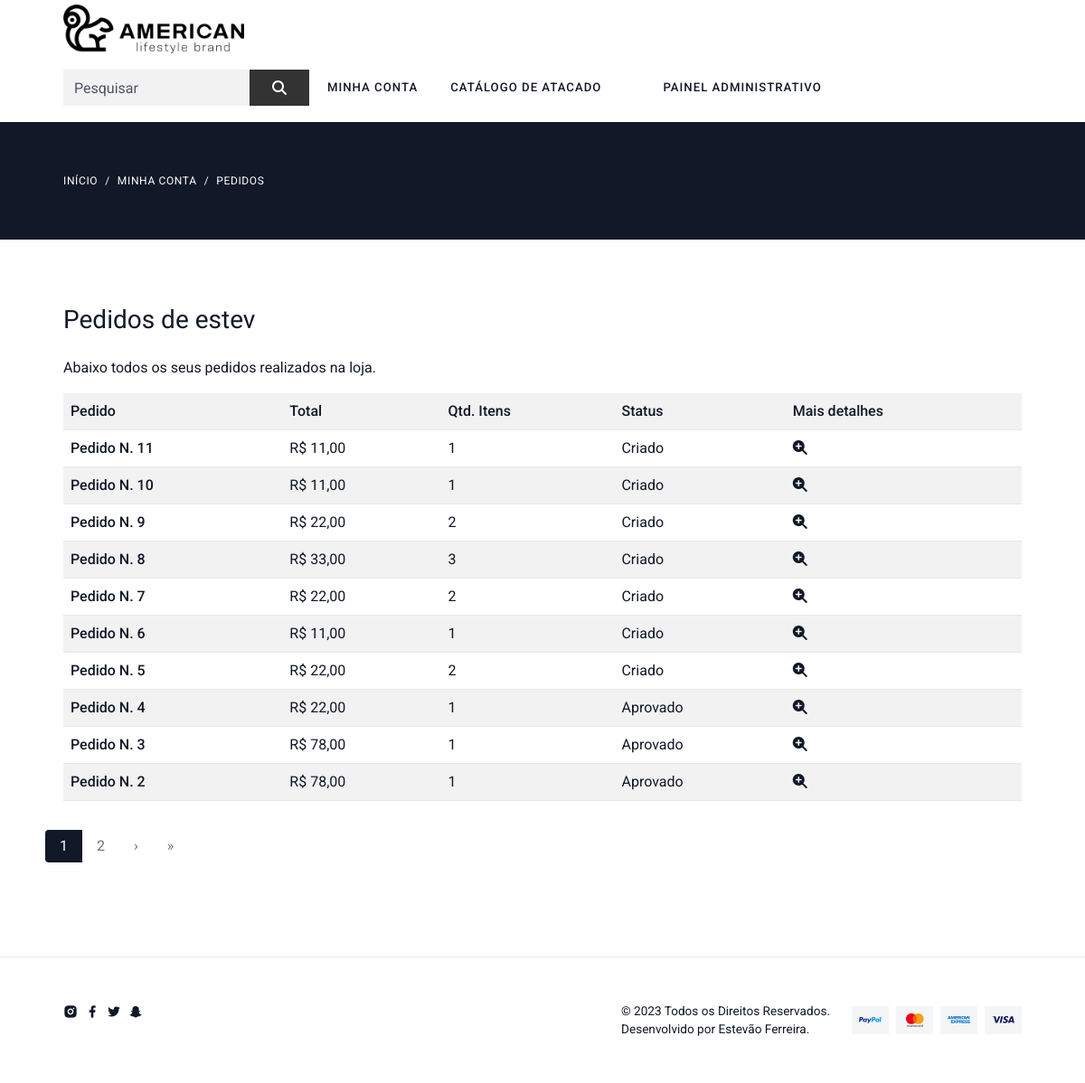
Before: /pedido/lista/ (signed in) with the older database file.
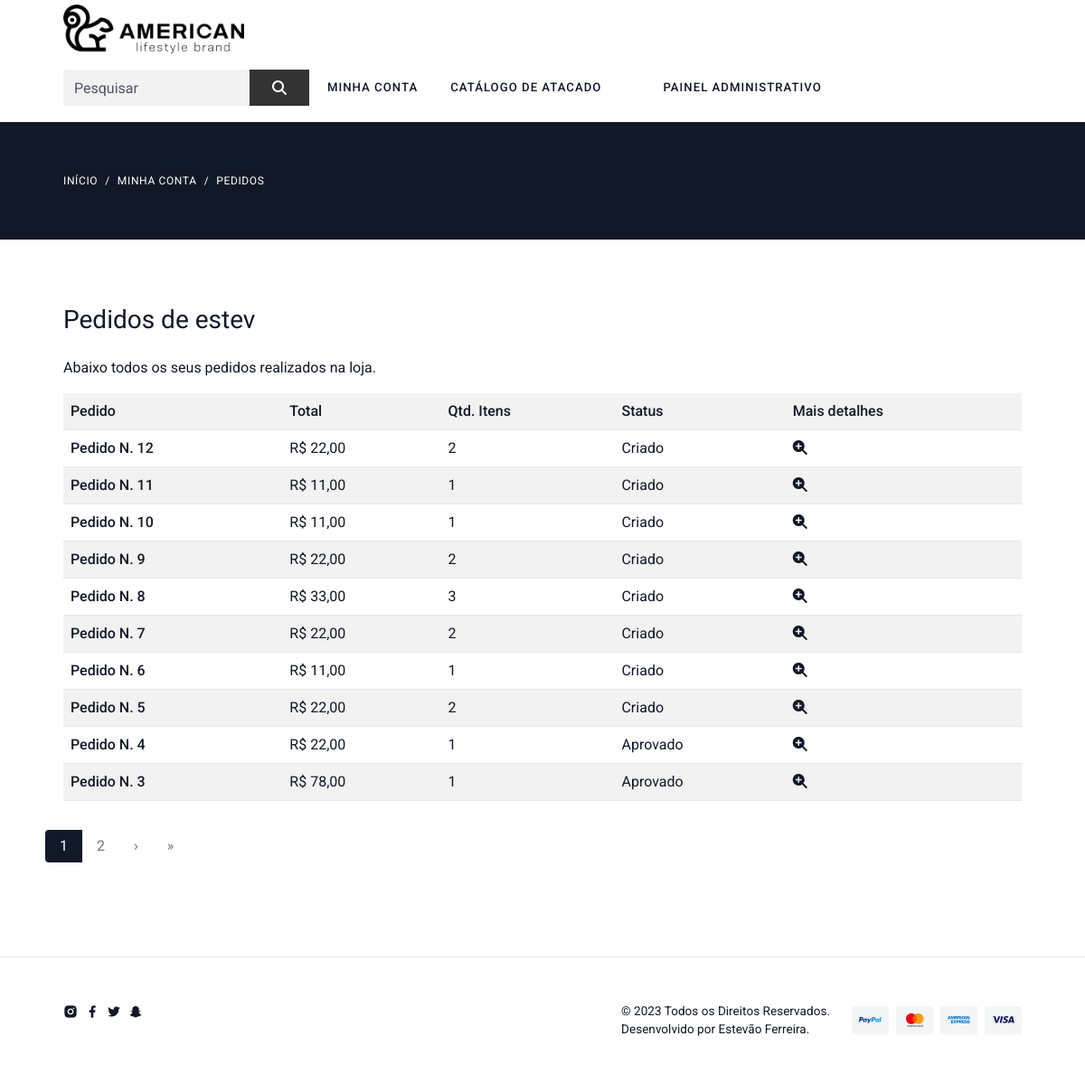
After: the same page with the newer database file.
### pedido/models.py (models this page shows, shortened)
class Pedido(models.Model):
    usuario = models.ForeignKey(User, on_delete=models.CASCADE)
    total = models.FloatField()
    qtd_total = models.PositiveIntegerField()
    status = models.CharField(
        default="C",
        max_length=1,
        choices=(
            ('C', 'Criado'),
            ('A', 'Aprovado'),
        )
    )
    data = models.DateField(default=timezone.now,
                            verbose_name='Data do pedido')
    pagamento = models.CharField(
        default="C",
        max_length=1,
        choices=(
            ('C', 'Cartão'),
            ('D', 'Dinheiro'),
        )
    )
    vendedor = models.ForeignKey(
        Vendedor, on_delete=models.CASCADE, blank=True, null=True)
    def __str__(self):
        return f'Pedido N. {self.pk}'

### pedido/views.py (the view)
# urls.py: path('lista/', views.Lista.as_view(), name='lista'),
class Lista(DispatchLoginRequiredMixin, ListView):
    model = Pedido
    context_object_name = 'pedidos'
    template_name = 'pedido/lista.html'
    paginate_by = 10
    ordering = ['-id']
    def get_context_data(self, **kwargs):
        context = super().get_context_data(**kwargs)
        context['categorias'] = models.Categoria.objects.all()
        return context

### pedido/views.py (called while the page is built)
    def dispatch(self, *args, **kwargs):
        if not self.request.user.is_authenticated:
            return redirect('perfil:criar')
        return super().dispatch(*args, **kwargs)

    def get_queryset(self, *args, **kwargs):
        qs = super().get_queryset(*args, **kwargs)
        qs = qs.filter(usuario=self.request.user)
        return qs

### produto/templatetags/omfilters.py (called while the page is built)
@register.filter
def formata_preco(val):
    return utils.formata_preco(val)

### utils/utils.py (called while the page is built)
def formata_preco(val):
    return f'R$ {val:.2f}'.replace('.', ',')

### pedido/templates/pedido/lista.html (shortened to what this page needs)
{% extends 'base.html' %}
{% load omfilters %}
{% block conteudo %}
<section class="mt-0 ">
    <div class="bg-dark py-6">
        <div class="container-fluid">
            <nav class="m-0" aria-label="breadcrumb">
                <ol class="breadcrumb m-0">
                    <li class="breadcrumb-item breadcrumb-light"><a>Início</a></li>
                    <li class="breadcrumb-item breadcrumb-light"><a>Minha conta</a></li>
                    <li class="breadcrumb-item  breadcrumb-light active" aria-current="page">Pedidos</li>
                </ol>
            </nav>
        </div>
    </div>
    <div class="container-fluid mt-5">
        <div class="row">
            <div class="col">
                <br>
                <h3 class="mb-4">Pedidos de {{ user }}</h3>
                <p>Abaixo todos os seus pedidos realizados na loja.</p>
                <div class="table-responsive">
                    <table class="table table-striped">
                        <tr>
                            <th scope="col">Pedido</th>
                            <th scope="col">Total</th>
                            <th scope="col">Qtd. Itens</th>
                            <th scope="col">Status</th>
                            <th scope="col">Mais detalhes</th>
                        </tr>
                        {% for pedido in pedidos %}
                        <tr>
                            <th scope="row">{{ pedido }}</td>
                            <td>{{ pedido.total|formata_preco }}</td>
                            <td>{{ pedido.qtd_total }}</td>
                            <td>{{ pedido.get_status_display }}</td>
                            <td>
                                <a href="{% url 'pedido:detalhe' pedido.id %}">
                                    <i class="fa fa-search-plus ml-2"></i>
                                </a>
                            </td>
                        </tr>
                        {% endfor %}
                    </table>
                </div>
            </div>
        </div>
        {% include 'parciais/_pagination.html' %}
    </div>
</section>
{% endblock %}

### templates/base.html (shortened to what this page needs)
<!doctype html>
<html lang="pt-BR">
<head>
    {% include 'parciais/_head.html' %}
</head>
<body>
    {% include 'parciais/_nav.html' %}
        {% block conteudo %}{% endblock %}
    {% include 'parciais/_footer.html' %}
</body>
</html>

### templates/parciais/_head.html (shortened to what this page needs)
{% load static %}
<link rel="stylesheet" href="{% static 'css/libs.bundle.css'%}" />
<link rel="stylesheet" href="{% static 'css/theme.bundle.css'%}" />

### templates/parciais/_nav.html (shortened to what this page needs)
{% load omfilters %}
{% load static %}
<div class="container-fluid">
    <div class="w-100">
        <div class="d-flex justify-content-between align-items-center flex-wrap">
            <a class="navbar-brand fw-bold fs-3 m-0 p-0 flex-shrink-0 order-0" href="{% url 'produto:lista' %}">
                <div class="d-flex align-items-center">
                    <picture class="d-block ">
                        <img class="img-fluid" src="{% static 'images/logos/logoab.png'%}"
                            style="width: 200px; margin-top: 05px;" alt="HTML Bootstrap Template by Pixel Rocket">
                    </picture>
                </div>
            </a>
            <ul class="list-unstyled mb-0 d-flex align-items-center order-1 order-lg-2 nav-sidelinks">
                <li class="d-none d-sm-block">
                    <form class="input-group" method="GET" action="{% url 'produto:busca' %}">
                        <input name="termo" value="{{ request.GET.termo }}" class="form-control  border-0"
                            placeholder="Pesquisar" style="background-color: #f2f2f2; height: 40px;">
                        <div class="input-group-append">
                            <button class="btn btn-secondary py-0 " type="submit"
                                style="background-color: #333; border-color: #333; height: 40px;">
                                <i class="fa fa-search"></i>
                            </button>
                        </div>
                    </form>
                </li>
                {% if request.user.is_authenticated %}
                <li class="ms-1 d-inline-block position-relative dropdown-cart">
                    <button class="nav-link me-0 disable-child-pointer border-0 p-0 bg-transparent text-body"
                        type="button">
                        Minha conta
                    </button>
                </li>
                <li class="ms-1 d-none d-lg-inline-block">
                    <a class="nav-link text-body" href="{% url 'cliente:codigo_acesso' %}">
                        Catálogo de atacado
                    </a>
                </li>
                {% if request.user.is_superuser %}
                <li class="ms-1 d-none d-lg-inline-block">
                    <a class="nav-link text-body" href="{% url 'gestao:dashboard' %}">
                        Painel Administrativo
                    </a>
                </li>
                {% endif %}
                {% endif %}
            </ul>
        </div>
    </div>
</div>

### templates/parciais/_pagination.html (shortened to what this page needs)
{% if is_paginated %}
<div class="col mt-3 mb-3">
    <div class="row">
        <div class="pagination">
            <ul class="pagination">
                {% for num in page_obj.paginator.page_range %}
                {% if page_obj.number == num %}
                <li class="page-item active">
                    <a class="page-link" href="?page={{ num }}">{{ num }}</a>
                </li>
                {% elif num > page_obj.number|add:'-3' and num < page_obj.number|add:'3' %}
                <li class="page-item">
                    <a class="page-link" href="?page={{ num }}">{{ num }}</a>
                </li>
                {% endif %}
                {% endfor %}
                {% if page_obj.has_next %}
                <li class="page-item">
                    <a class="page-link" href="?page={{ page_obj.next_page_number }}">&rsaquo;</a>
                </li>
                <li class="page-item">
                    <a class="page-link" href="?page={{ page_obj.paginator.num_pages }}">&raquo;</a>
                </li>
                {% endif %}
            </ul>
        </div>
    </div>
</div>
{% endif %}

### templates/parciais/_footer.html (shortened to what this page needs)
{% load static %}
 <br><br>
<footer class="border-top py-5 mt-4  ">
    <div class="container-fluid">
        <div class="d-flex justify-content-between align-items-center flex-column flex-lg-row">
            <div>
                <ul class="list-unstyled">
                    <li class="d-inline-block me-1"><a class="text-decoration-none text-dark-hover transition-all"
                            href="#"><i class="ri-instagram-fill"></i></a></li>
                    <li class="d-inline-block me-1"><a class="text-decoration-none text-dark-hover transition-all"
                            href="#"><i class="ri-facebook-fill"></i></a></li>
                    <li class="d-inline-block me-1"><a class="text-decoration-none text-dark-hover transition-all"
                            href="#"><i class="ri-twitter-fill"></i></a></li>
                    <li class="d-inline-block me-1"><a class="text-decoration-none text-dark-hover transition-all"
                            href="#"><i class="ri-snapchat-fill"></i></a></li>
                </ul>
            </div>
            <div class="d-flex align-items-center justify-content-end flex-column flex-lg-row">
                <p class="small m-0 text-center text-lg-start">&copy; 2023 Todos os Direitos Reservados. <br>
                    Desenvolvido por Estevão Ferreira.
                </p>
                <ul class="list-unstyled mb-0 ms-lg-4 mt-3 mt-lg-0 d-flex justify-content-end align-items-center">
                    <li class="bg-light p-2 d-flex align-items-center justify-content-center me-2">
                        <i class="pi pi-sm pi-paypal"></i>
                    </li>
                    <li class="bg-light p-2 d-flex align-items-center justify-content-center me-2">
                        <i class="pi pi-sm pi-mastercard"></i>
                    </li>
                    <li class="bg-light p-2 d-flex align-items-center justify-content-center me-2">
                        <i class="pi pi-sm pi-american-express"></i>
                    </li>
                    <li class="bg-light p-2 d-flex align-items-center justify-content-center"><i
                            class="pi pi-sm pi-visa"></i>
                    </li>
                </ul>
            </div>
        </div>
    </div>
</footer>

### templates/static/css/libs.bundle.css (style rules this page uses)
:root { --swiper-theme-color:#007aff }
:root { --swiper-navigation-size:44px }

Changed rows visible on the page:
no longer on this page (row unchanged): Pedido: id "Pedido N. 2", total "R$ 78,00", qtd_total "1", status "Aprovado"
added Pedido: id "Pedido N. 12", total "R$ 22,00", qtd_total "2", status "Criado"
